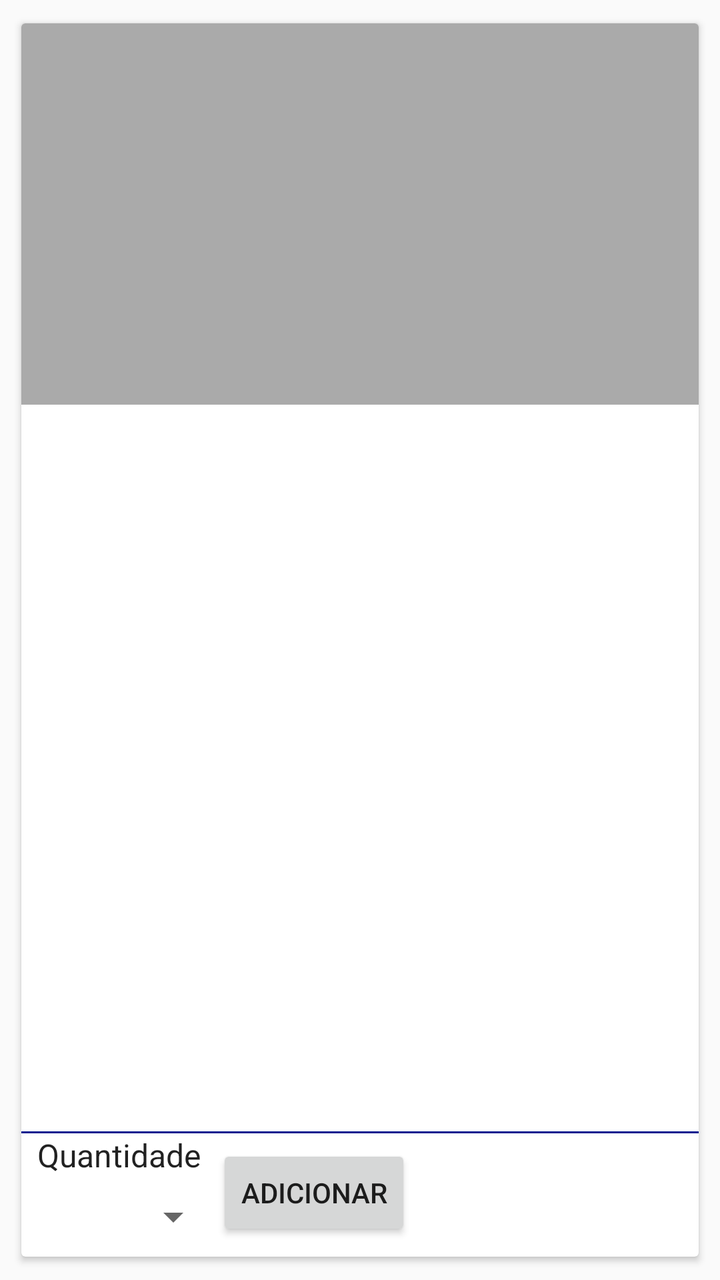
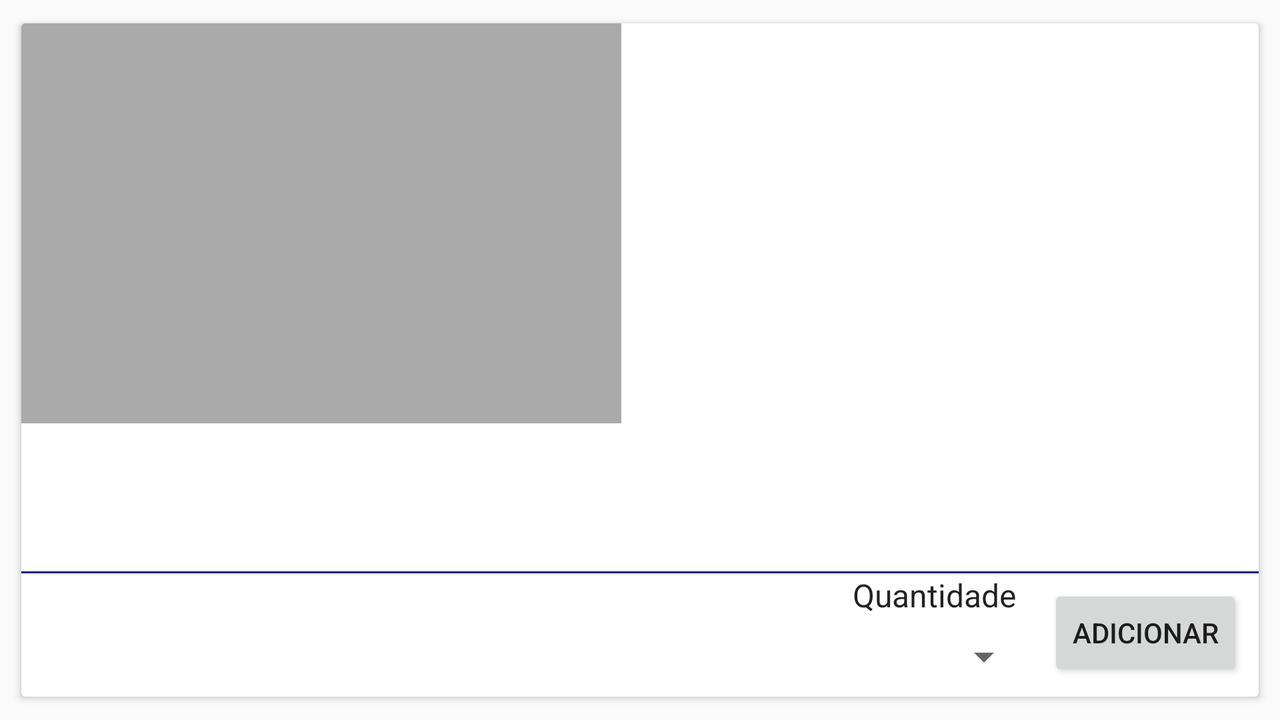

Compare how this app lays out the same screen by default and in its alternative resource folder. The renders come first, then the two layout files and the values they reference.
<!-- AndroidManifest.xml: application theme AppTheme -->
<!-- res/layout/fragment_detail_car.xml -->
<android.support.v7.widget.CardView xmlns:android="http://schemas.android.com/apk/res/android"
    xmlns:card_view="http://schemas.android.com/apk/res-auto"
    xmlns:tools="http://schemas.android.com/tools"
    android:layout_width="match_parent"
    android:layout_height="match_parent"
    android:layout_margin="8dp"
    card_view:cardUseCompatPadding="true">
    <android.support.constraint.ConstraintLayout
        xmlns:app="http://schemas.android.com/apk/res-auto"
        android:layout_width="match_parent"
        android:layout_height="match_parent">
        <ImageView
            android:id="@+id/im_detail_car_image"
            android:layout_width="0dp"
            android:layout_height="0dp"
            android:layout_marginTop="0dp"
            android:layout_marginEnd="0dp"
            android:layout_marginStart="0dp"
            android:layout_marginBottom="16dp"
            android:scaleType="centerCrop"
            app:srcCompat="@android:color/darker_gray"
            app:layout_constraintDimensionRatio="H,16:9"
            app:layout_constraintTop_toTopOf="parent"
            app:layout_constraintStart_toStartOf="parent"
            app:layout_constraintEnd_toEndOf="parent"
            app:layout_constraintBottom_toTopOf="@+id/tv_description"
            app:layout_constraintVertical_chainStyle="spread_inside" />

        <TextView
            android:id="@+id/tv_detail_name"
            android:layout_width="wrap_content"
            android:textSize="@dimen/title1_text"
            android:layout_height="wrap_content"
            android:paddingTop="@dimen/title1_top_padding"
            android:paddingBottom="@dimen/title1_bottom_padding"
            android:paddingRight="@dimen/title1_right_and_left_padding"
            android:paddingLeft="@dimen/title1_right_and_left_padding"
            android:textAppearance="@style/TextAppearance.AppCompat.Body1"
            app:layout_constraintTop_toBottomOf="@+id/im_detail_car_image" />

        <TextView
            android:id="@+id/tv_detail_description"
            android:layout_width="wrap_content"
            android:layout_height="wrap_content"
            android:textSize="@dimen/title2_text"
            android:paddingBottom="@dimen/title2_bottom_padding"
            android:paddingRight="@dimen/title2_right_and_left_padding"
            android:paddingLeft="@dimen/title2_right_and_left_padding"
            android:textAppearance="@style/TextAppearance.AppCompat.Body1"
            app:layout_constraintTop_toBottomOf="@+id/tv_detail_name" />

        <TextView
            android:id="@+id/tv_detail_quantity"
            android:layout_width="wrap_content"
            android:layout_height="wrap_content"
            android:layout_marginBottom="8dp"
            android:gravity="bottom"
            android:paddingLeft="@dimen/action_padding"
            android:paddingRight="@dimen/action_padding"
            android:text="@string/quantity"
            android:textAppearance="@style/TextAppearance.AppCompat.Body1"
            android:textSize="@dimen/title2_text"
            app:layout_constraintBottom_toTopOf="@+id/sp_quantity" />

        <Spinner
            android:id="@+id/sp_quantity"
            android:layout_width="100dp"
            android:layout_height="wrap_content"
            android:layout_below="@+id/b_add"
            android:layout_marginBottom="8dp"
            app:layout_constraintBottom_toBottomOf="parent" />

        <Button
            android:id="@+id/b_add"
            android:layout_width="wrap_content"
            android:layout_height="wrap_content"
            android:layout_marginBottom="8dp"
            android:paddingBottom="@dimen/action_padding"
            android:paddingTop="@dimen/action_padding"
            android:text="@string/add"
            app:layout_constraintBottom_toBottomOf="parent"
            app:layout_constraintStart_toEndOf="@+id/tv_detail_quantity" />

        <LinearLayout
            android:layout_width="match_parent"
            android:layout_height="1dp"
            android:background="@color/colorPrimaryDark"
            app:layout_constraintBottom_toTopOf="@+id/tv_detail_quantity"/>




    </android.support.constraint.ConstraintLayout>


</android.support.v7.widget.CardView>
<!-- resources referenced by this layout -->
<resources>
  <color name="colorPrimaryDark">#07198f</color>
  <dimen name="action_padding">8dp</dimen>
  <dimen name="title1_bottom_padding">16dp</dimen>
  <dimen name="title1_right_and_left_padding">16dp</dimen>
  <dimen name="title1_text">24sp</dimen>
  <dimen name="title1_top_padding">24dp</dimen>
  <dimen name="title2_bottom_padding">16dp</dimen>
  <dimen name="title2_right_and_left_padding">16dp</dimen>
  <dimen name="title2_text">16sp</dimen>
  <string name="add">Adicionar</string>
  <string name="quantity">Quantidade</string>
  <style name="AppTheme" parent="Theme.AppCompat.Light.DarkActionBar">
          
          <item name="colorPrimary">@color/colorPrimary</item>
          <item name="colorPrimaryDark">@color/colorPrimaryDark</item>
          <item name="colorAccent">@color/colorAccent</item>
      </style>
  <color name="colorPrimary">#283cb1</color>
  <color name="colorAccent">#40b3ff</color>
</resources>
<!-- res/layout-land/fragment_detail_car.xml (the repository's variant of the layout above) -->
<!-- drawn on the phone turned sideways -->
<android.support.v7.widget.CardView xmlns:android="http://schemas.android.com/apk/res/android"
    xmlns:card_view="http://schemas.android.com/apk/res-auto"
    xmlns:tools="http://schemas.android.com/tools"
    android:layout_width="match_parent"
    android:layout_height="match_parent"
    android:layout_margin="8dp"
    card_view:cardUseCompatPadding="true">
    <android.support.constraint.ConstraintLayout
        xmlns:app="http://schemas.android.com/apk/res-auto"
        android:layout_width="match_parent"
        android:layout_height="match_parent">

        <ImageView
            android:id="@+id/im_detail_car_image"
            android:layout_width="300dp"
            android:layout_height="200dp"

            android:scaleType="centerCrop"
            app:layout_constraintBottom_toTopOf="@+id/tv_description"
            app:layout_constraintStart_toStartOf="parent"
            app:layout_constraintTop_toTopOf="parent"
            app:layout_constraintVertical_chainStyle="spread_inside"
            app:srcCompat="@android:color/darker_gray" />

        <TextView
            android:id="@+id/tv_detail_name"
            android:layout_width="wrap_content"
            android:layout_height="wrap_content"
            android:layout_marginEnd="8dp"
            android:layout_marginTop="8dp"
            android:paddingBottom="@dimen/title1_bottom_padding"
            android:paddingLeft="@dimen/title1_right_and_left_padding"
            android:paddingRight="@dimen/title1_right_and_left_padding"
            android:paddingTop="@dimen/title1_top_padding"
            android:textAppearance="@style/TextAppearance.AppCompat.Body1"
            android:textSize="@dimen/title1_text"
            app:layout_constraintEnd_toEndOf="parent"
            app:layout_constraintTop_toTopOf="parent" />

        <TextView
            android:id="@+id/tv_detail_description"
            android:layout_width="0dp"
            android:layout_height="wrap_content"
            android:layout_marginEnd="8dp"
            android:layout_marginStart="8dp"
            android:paddingBottom="@dimen/title2_bottom_padding"
            android:paddingLeft="@dimen/title2_right_and_left_padding"
            android:paddingRight="@dimen/title2_right_and_left_padding"
            android:textAppearance="@style/TextAppearance.AppCompat.Body1"
            android:textSize="@dimen/title2_text"
            app:layout_constraintEnd_toEndOf="parent"
            app:layout_constraintStart_toEndOf="@+id/im_detail_car_image"
            app:layout_constraintTop_toBottomOf="@+id/tv_detail_name" />

        <TextView
            android:id="@+id/tv_detail_quantity"
            android:layout_width="wrap_content"
            android:layout_height="wrap_content"
            android:layout_marginBottom="8dp"
            android:layout_marginEnd="8dp"
            android:gravity="bottom"
            android:paddingLeft="@dimen/action_padding"
            android:paddingRight="@dimen/action_padding"
            android:text="@string/quantity"
            android:textAppearance="@style/TextAppearance.AppCompat.Body1"
            android:textSize="@dimen/title2_text"
            app:layout_constraintBottom_toTopOf="@+id/sp_quantity"
            app:layout_constraintEnd_toStartOf="@+id/b_add" />

        <Spinner
            android:id="@+id/sp_quantity"
            android:layout_width="100dp"
            android:layout_height="wrap_content"
            android:layout_below="@+id/b_add"
            android:layout_marginBottom="8dp"
            android:layout_marginEnd="8dp"
            app:layout_constraintBottom_toBottomOf="parent"
            app:layout_constraintEnd_toStartOf="@+id/b_add" />

        <Button
            android:id="@+id/b_add"
            android:layout_width="wrap_content"
            android:layout_height="wrap_content"
            android:layout_marginBottom="8dp"
            android:layout_marginEnd="8dp"
            android:paddingBottom="@dimen/action_padding"
            android:paddingTop="@dimen/action_padding"
            android:text="@string/add"
            app:layout_constraintBottom_toBottomOf="parent"
            app:layout_constraintEnd_toEndOf="parent" />

        <LinearLayout
            android:layout_width="match_parent"
            android:layout_height="1dp"
            android:background="@color/colorPrimaryDark"
            app:layout_constraintBottom_toTopOf="@+id/tv_detail_quantity"/>

        <ImageView
            android:id="@+id/iv_back"
            android:layout_width="50dp"
            android:layout_height="50dp"
            android:layout_marginBottom="8dp"
            app:layout_constraintBottom_toBottomOf="parent"
            card_view:srcCompat="@drawable/ic_arrow_back_black_24dp" />


    </android.support.constraint.ConstraintLayout>


</android.support.v7.widget.CardView>
